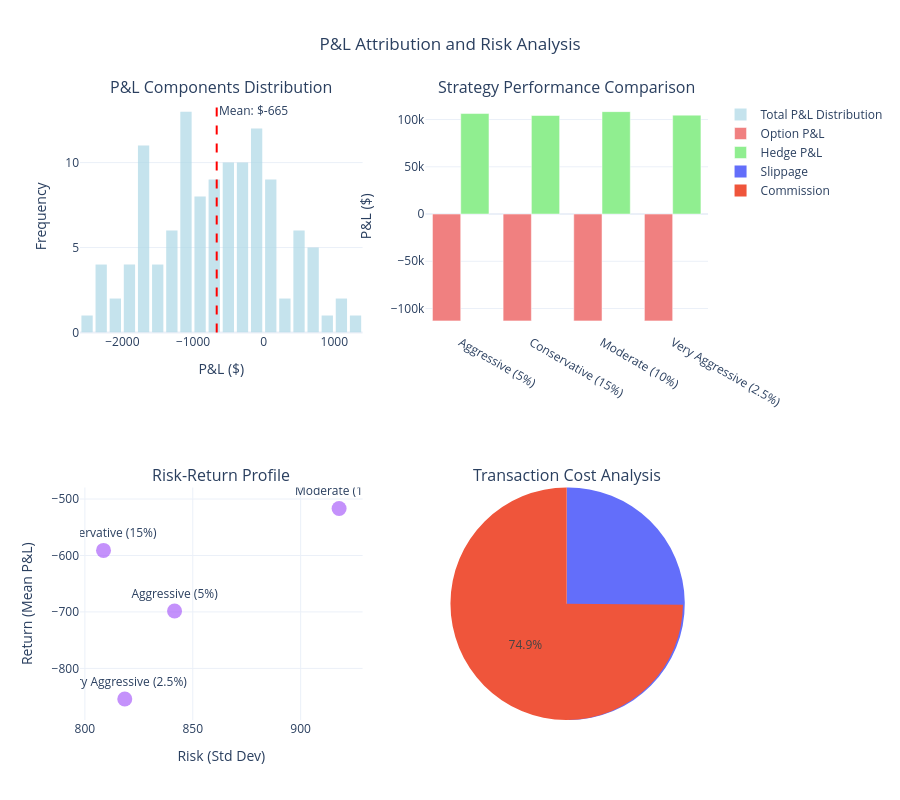

The code cell stored with this chart in its notebook:
### Markdown cell above
## 5. P&L Attribution Analysis
Detailed breakdown of gamma scalping P&L sources

### Code cell
# Get detailed P&L data from a successful strategy result
if not results.empty:
    # Get the best performing strategy for detailed analysis
    best_strategy = results.nlargest(1, 'total_pnl').iloc[0]
    print(f"🎯 Analyzing detailed P&L for: {best_strategy['strategy']}")
    
    # Create P&L visualization using the actual results data
    fig_pnl = make_subplots(
        rows=2, cols=2,
        subplot_titles=[
            'P&L Components Distribution',
            'Strategy Performance Comparison',
            'Risk-Return Profile', 
            'Transaction Cost Analysis'
        ],
        specs=[[{'type': 'histogram'}, {'type': 'bar'}],
               [{'type': 'scatter'}, {'type': 'pie'}]]
    )
    
    # 1. P&L Distribution
    fig_pnl.add_trace(
        go.Histogram(
            x=results['total_pnl'],
            name='Total P&L Distribution',
            nbinsx=20,
            marker_color='lightblue',
            opacity=0.7
        ),
        row=1, col=1
    )
    
    # Add mean line
    mean_pnl = results['total_pnl'].mean()
    fig_pnl.add_vline(x=mean_pnl, line_dash="dash", line_color="red", 
                     annotation_text=f"Mean: ${mean_pnl:.0f}", row=1, col=1)
    
    # 2. Strategy Performance Comparison
    strategy_perf = results.groupby('strategy').agg({
        'total_pnl': 'sum',
        'option_pnl': 'sum',
        'hedge_pnl': 'sum'
    }).reset_index()
    
    fig_pnl.add_trace(
        go.Bar(
            x=strategy_perf['strategy'],
            y=strategy_perf['option_pnl'],
            name='Option P&L',
            marker_color='lightcoral'
        ),
        row=1, col=2
    )
    
    fig_pnl.add_trace(
        go.Bar(
            x=strategy_perf['strategy'],
            y=strategy_perf['hedge_pnl'],
            name='Hedge P&L',
            marker_color='lightgreen'
        ),
        row=1, col=2
    )
    
    # 3. Risk-Return Profile
    strategy_stats = results.groupby('strategy').agg({
        'total_pnl': ['mean', 'std']
    }).reset_index()
    strategy_stats.columns = ['strategy', 'avg_pnl', 'pnl_std']
    
    fig_pnl.add_trace(
        go.Scatter(
            x=strategy_stats['pnl_std'],
            y=strategy_stats['avg_pnl'],
            mode='markers+text',
            text=strategy_stats['strategy'],
            textposition='top center',
            marker=dict(size=15, opacity=0.7),
            name='Risk-Return',
            showlegend=False
        ),
        row=2, col=1
    )
    
    # 4. Transaction Cost Breakdown
    total_commission = results['commission_cost'].sum()
    total_slippage = results['slippage_cost'].sum()
    total_pnl_gross = results['total_pnl'].sum() + total_commission + total_slippage
    
    fig_pnl.add_trace(
        go.Pie(
            labels=['Gross P&L', 'Commission', 'Slippage'],
            values=[total_pnl_gross, total_commission, total_slippage],
            name='Cost Breakdown'
        ),
        row=2, col=2
    )
    
    # Update layout
    fig_pnl.update_layout(
        height=800,
        title_text="P&L Attribution and Risk Analysis",
        title_x=0.5,
        showlegend=True
    )
    
    # Update axis labels
    fig_pnl.update_xaxes(title_text="P&L ($)", row=1, col=1)
    fig_pnl.update_yaxes(title_text="Frequency", row=1, col=1)
    fig_pnl.update_yaxes(title_text="P&L ($)", row=1, col=2)
    fig_pnl.update_xaxes(title_text="Risk (Std Dev)", row=2, col=1)
    fig_pnl.update_yaxes(title_text="Return (Mean P&L)", row=2, col=1)
    
    fig_pnl.show()
    
    # Print detailed P&L analysis
    print("\n💰 P&L Attribution Summary:")
    print("=" * 50)
    print(f"📊 Total Strategies Tested: {len(results['strategy'].unique())}")
    print(f"📊 Total Option Contracts: {len(results)}")
    print(f"💰 Total P&L: ${results['total_pnl'].sum():,.2f}")
    print(f"📈 Option P&L: ${results['option_pnl'].sum():,.2f}")
    print(f"🔄 Hedge P&L: ${results['hedge_pnl'].sum():,.2f}")
    print(f"💸 Total Commissions: ${results['commission_cost'].sum():,.2f}")
    print(f"💸 Total Slippage: ${results['slippage_cost'].sum():,.2f}")
    print(f"🎯 Win Rate: {(results['total_pnl'] > 0).mean():.1%}")
    print(f"📊 Best Single Trade: ${results['total_pnl'].max():,.2f}")
    print(f"📊 Worst Single Trade: ${results['total_pnl'].min():,.2f}")

else:
    print("❌ No results available for P&L analysis")

### Figure 1 — Plotly figure (JSON) as saved in the notebook; plotly's stock layout.template omitted (floating-point values rounded to 4 significant figures)
{"data": [{"marker": {"color": "lightblue"}, "name": "Total P&L Distribution", "nbinsx": 20, "opacity": 0.7, "type": "histogram", "x": [1066.0, -1806.0, -1146.0, -1612.0, -1666.0, -182.6, 414.1, -12.01, -807.3, -1250.0, -859.6, -119.3, 130.1, -1013.0, -1197.0, -1158.0, -714.0, -21.07, -1.398, 874.5, -999.0, -300.8, -844.4, 459.3, 699.1, -675.3, -1251.0, -1835.0, -508.2, -1394.0, 661.8, -1653.0, -1059.0, -1600.0, -1651.0, -659.6, 109.5, -1018.0, -310.8, -1663.0, -680.7, -909.5, -431.9, -879.0, -506.6, 1214.0, 742.6, -56.09, -563.5, 1086.0, 257.3, 186.9, 585.3, 84.39, 138.1, -569.1, -2035.0, -2233.0, -1480.0, -611.0, 591.3, -1786.0, -1633.0, -1046.0, -1661.0, 0.9865, -62.15, -1080.0, -442.5, -1567.0, -1058.0, -982.0, -385.9, -992.0, -703.3, -233.1, -187.1, -210.7, -252.4, 720.2, 121.0, 402.9, -252.8, 252.6, 57.68, -1832.0, -2210.0, -2296.0, -1645.0, -581.6, 526.6, -2017.0, -1560.0, -1187.0, -1784.0, -329.3, -147.4, -1216.0, -715.1, -1783.0, -1079.0, -1083.0, -487.8, -1302.0, -1017.0, -589.9, -404.7, -134.7, -204.7, 788.8, -283.3, 61.25, -601.9, -145.0, -138.2, -1843.0, -2363.0, -2530.0, -1319.0, -738.8], "xaxis": "x", "yaxis": "y"}, {"marker": {"color": "lightcoral"}, "name": "Option P&L", "type": "bar", "x": ["Aggressive (5%)", "Conservative (15%)", "Moderate (10%)", "Very Aggressive (2.5%)"], "xaxis": "x2", "y": [-113100.0, -113100.0, -113100.0, -113100.0], "yaxis": "y2"}, {"marker": {"color": "lightgreen"}, "name": "Hedge P&L", "type": "bar", "x": ["Aggressive (5%)", "Conservative (15%)", "Moderate (10%)", "Very Aggressive (2.5%)"], "xaxis": "x2", "y": [106400.0, 104300.0, 108400.0, 104700.0], "yaxis": "y2"}, {"marker": {"opacity": 0.7, "size": 15}, "mode": "markers+text", "name": "Risk-Return", "showlegend": false, "text": ["Aggressive (5%)", "Conservative (15%)", "Moderate (10%)", "Very Aggressive (2.5%)"], "textposition": "top center", "type": "scatter", "x": [841.6, 808.6, 917.8, 818.5], "xaxis": "x3", "y": [-698.4, -591.0, -516.8, -854.2], "yaxis": "y3"}, {"domain": {"x": [0.55, 1.0], "y": [0.0, 0.375]}, "labels": ["Gross P&L", "Commission", "Slippage"], "name": "Cost Breakdown", "type": "pie", "values": [-28480.0, 17110.0, 34220.0]}], "layout": {"annotations": [{"font": {"size": 16}, "showarrow": false, "text": "P&L Components Distribution", "x": 0.225, "xanchor": "center", "xref": "paper", "y": 1.0, "yanchor": "bottom", "yref": "paper"}, {"font": {"size": 16}, "showarrow": false, "text": "Strategy Performance Comparison", "x": 0.775, "xanchor": "center", "xref": "paper", "y": 1.0, "yanchor": "bottom", "yref": "paper"}, {"font": {"size": 16}, "showarrow": false, "text": "Risk-Return Profile", "x": 0.225, "xanchor": "center", "xref": "paper", "y": 0.375, "yanchor": "bottom", "yref": "paper"}, {"font": {"size": 16}, "showarrow": false, "text": "Transaction Cost Analysis", "x": 0.775, "xanchor": "center", "xref": "paper", "y": 0.375, "yanchor": "bottom", "yref": "paper"}, {"showarrow": false, "text": "Mean: $-665", "x": -665.1, "xanchor": "left", "xref": "x", "y": 1, "yanchor": "top", "yref": "y domain"}], "height": 800, "shapes": [{"line": {"color": "red", "dash": "dash"}, "type": "line", "x0": -665.1, "x1": -665.1, "xref": "x", "y0": 0, "y1": 1, "yref": "y domain"}], "showlegend": true, "title": {"text": "P&L Attribution and Risk Analysis", "x": 0.5}, "xaxis": {"anchor": "y", "domain": [0.0, 0.45], "title": {"text": "P&L ($)"}}, "xaxis2": {"anchor": "y2", "domain": [0.55, 1.0]}, "xaxis3": {"anchor": "y3", "domain": [0.0, 0.45], "title": {"text": "Risk (Std Dev)"}}, "yaxis": {"anchor": "x", "domain": [0.625, 1.0], "title": {"text": "Frequency"}}, "yaxis2": {"anchor": "x2", "domain": [0.625, 1.0], "title": {"text": "P&L ($)"}}, "yaxis3": {"anchor": "x3", "domain": [0.0, 0.375], "title": {"text": "Return (Mean P&L)"}}}}
